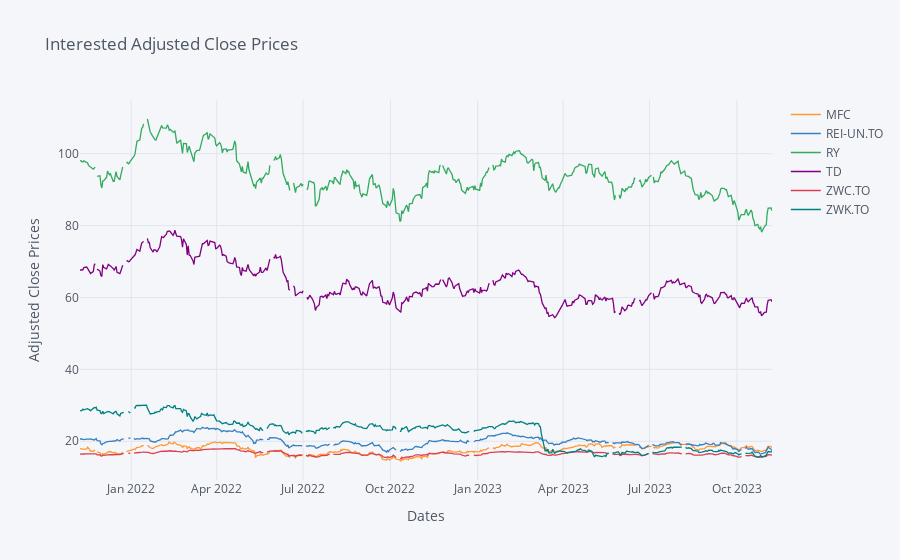

Write notebook code for a chart like this one.
### Code cell
# Create and display an interactive line plot of Adjusted Close Prices for the companies
All_companies['Adj Close'].iplot(title='Interested Adjusted Close Prices', xTitle='Dates', yTitle='Adjusted Close Prices')

### Figure 1 — Plotly figure (JSON) as saved in the notebook; plotly's stock layout.template omitted (floating-point values rounded to 4 significant figures; data arrays with more than 128 entries replaced by an {"elided": "..."} marker saying what was removed)
{"data": [{"line": {"color": "rgba(255, 153, 51, 1.0)", "dash": "solid", "shape": "linear", "width": 1.3}, "mode": "lines", "name": "MFC", "text": "", "type": "scatter", "x": {"elided": "514 str values"}, "y": {"elided": "514 mixed values"}}, {"line": {"color": "rgba(55, 128, 191, 1.0)", "dash": "solid", "shape": "linear", "width": 1.3}, "mode": "lines", "name": "REI-UN.TO", "text": "", "type": "scatter", "x": {"elided": "514 str values"}, "y": {"elided": "514 mixed values"}}, {"line": {"color": "rgba(50, 171, 96, 1.0)", "dash": "solid", "shape": "linear", "width": 1.3}, "mode": "lines", "name": "RY", "text": "", "type": "scatter", "x": {"elided": "514 str values"}, "y": {"elided": "514 mixed values"}}, {"line": {"color": "rgba(128, 0, 128, 1.0)", "dash": "solid", "shape": "linear", "width": 1.3}, "mode": "lines", "name": "TD", "text": "", "type": "scatter", "x": {"elided": "514 str values"}, "y": {"elided": "514 mixed values"}}, {"line": {"color": "rgba(219, 64, 82, 1.0)", "dash": "solid", "shape": "linear", "width": 1.3}, "mode": "lines", "name": "ZWC.TO", "text": "", "type": "scatter", "x": {"elided": "514 str values"}, "y": {"elided": "514 mixed values"}}, {"line": {"color": "rgba(0, 128, 128, 1.0)", "dash": "solid", "shape": "linear", "width": 1.3}, "mode": "lines", "name": "ZWK.TO", "text": "", "type": "scatter", "x": {"elided": "514 str values"}, "y": {"elided": "514 mixed values"}}], "layout": {"legend": {"bgcolor": "#F5F6F9", "font": {"color": "#4D5663"}}, "paper_bgcolor": "#F5F6F9", "plot_bgcolor": "#F5F6F9", "title": {"font": {"color": "#4D5663"}, "text": "Interested Adjusted Close Prices"}, "xaxis": {"gridcolor": "#E1E5ED", "showgrid": true, "tickfont": {"color": "#4D5663"}, "title": {"font": {"color": "#4D5663"}, "text": "Dates"}, "zerolinecolor": "#E1E5ED"}, "yaxis": {"gridcolor": "#E1E5ED", "showgrid": true, "tickfont": {"color": "#4D5663"}, "title": {"font": {"color": "#4D5663"}, "text": "Adjusted Close Prices"}, "zerolinecolor": "#E1E5ED"}}}
